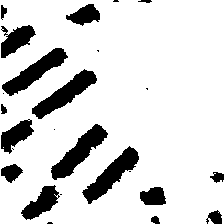
#> input picture visualization/out_image/099%s.png, 224 x 224 px; its folder holds 2 pictures in this run
$ python overlap_mask.py
#> lines starting #> are read from the running program, lines starting #| are printed output that depends on the picture; after the words box and inside, x2 and y2 are one past the last pixel; in counts of white or black regions, pixels touching at a corner belong together; pictures that were not available may be replaced by others from this repository, and a replacement may not be noted
#
import cv2
import os
import numpy as np
import copy


def mask_overlap(image, mask_, color_bgr):
    mask_ = np.dstack((mask_, mask_, mask_))

    index = mask_[:, :, 1] == 0

    mask_ = np.int64(mask_ < 1)
    mask_ = mask_*np.array(color_bgr)

    mask_ = mask_.astype(np.uint8)
    weight_coeffi = cv2.addWeighted(mask_, 0.8, image, 0.2, 0.)
    # cv2.imwrite('weight.png', weight_coeffi)

    image_ = copy.copy(image)

    image_[index] = weight_coeffi[index]

    return image_


def main():
    filelist = os.listdir(path_image)
    for files in filelist:  # files=name+jpg
            filename = os.path.splitext(files)[0]
            filepath = path_image + files

            name = filename.split("%")[0]
            src_name = name + '.png'
            src_path = path_src + src_name

            try:
                mask = cv2.imread(filepath, -1)
#> mask: shape (224, 224); values 0 (black) and 1 (white), 84.4% white; 25 black regions (9 under 20 px), largest, box (x1, y1, x2, y2) and area: (51, 124, 108, 180) 1131, (82, 146, 139, 204) 1113, (32, 69, 97, 119) 1108
                src = cv2.imread(src_path, )
#> src is the input picture: shape (224, 224, 3); values 0 (black) and 1 (white), 84.4% white; 25 black regions (9 under 20 px), largest, box (x1, y1, x2, y2) and area: (51, 124, 108, 180) 1131, (82, 146, 139, 204) 1113, (32, 69, 97, 119) 1108
            except Exception:
                print ('The filepath (image) is not found!')
                raise
            image_size = mask.shape[0]
#> image_size = 224
            src = cv2.resize(src, (image_size, image_size))
            img_mask = mask_overlap(src, mask, color_bgr=[0, 128, 192])
#> in mask_overlap, `mask_ = mask_*np.array(color_bgr)`:
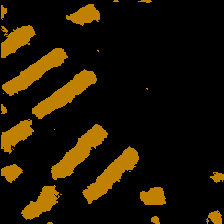
#> mask_: shape (224, 224, 3) int64; mean of channels 0, 1, 2 0, 19.9, 29.9; drawn as B, G, R
#> in mask_overlap, `weight_coeffi = cv2.addWeighted(mask_, 0.8, image, 0.2, 0.)`:
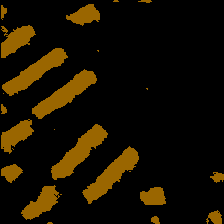
#> weight_coeffi: shape (224, 224, 3); mean of channels 0, 1, 2 0, 15.9, 24; drawn as B, G, R
#> in mask_overlap, `image_[index] = weight_coeffi[index]`:
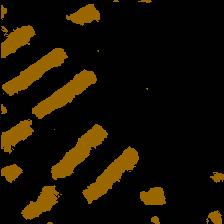
#> image_: shape (224, 224, 3); 15.57% of pixels changed, all inside (x1, y1, x2, y2) = (1, 0, 224, 224)

            cv2.imwrite(path_ + src_name, img_mask)
#> pass 2 of the loop in main, `for files in filelist:`:
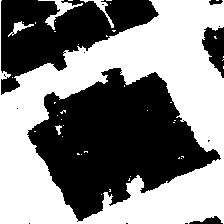
#> input picture visualization/out_image/100%s.png, 224 x 224 px
#> mask: shape (224, 224); values 0 (black) and 1 (white), 51.2% white; 14 black regions (9 under 20 px), largest, box (x1, y1, x2, y2) and area: (27, 68, 221, 222) 16150, (1, 0, 159, 95) 7430, (202, 27, 224, 78) 706, (189, 216, 223, 224) 143, (209, 0, 223, 5) 49
#> in main, src is the input picture: shape (224, 224, 3); values 0 (black) and 1 (white), 51.2% white; 14 black regions (9 under 20 px), largest, box (x1, y1, x2, y2) and area: (27, 68, 221, 222) 16150, (1, 0, 159, 95) 7430, (202, 27, 224, 78) 706, (189, 216, 223, 224) 143, (209, 0, 223, 5) 49
#> in mask_overlap (call 2), `mask_ = mask_*np.array(color_bgr)`:
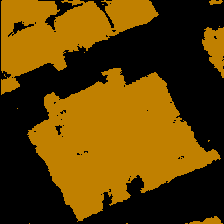
#> mask_: shape (224, 224, 3) int64; mean of channels 0, 1, 2 0, 62.5, 93.7; drawn as B, G, R
#> in mask_overlap (call 2), `weight_coeffi = cv2.addWeighted(mask_, 0.8, image, 0.2, 0.)`:
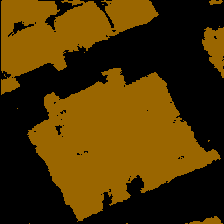
#> weight_coeffi: shape (224, 224, 3); mean of channels 0, 1, 2 0, 49.8, 75.2; drawn as B, G, R


if __name__ == "__main__":
    path_image = "./out_image/"
    path_src = "./src/"
    path_ = "./src_with_mask/"
    main()
